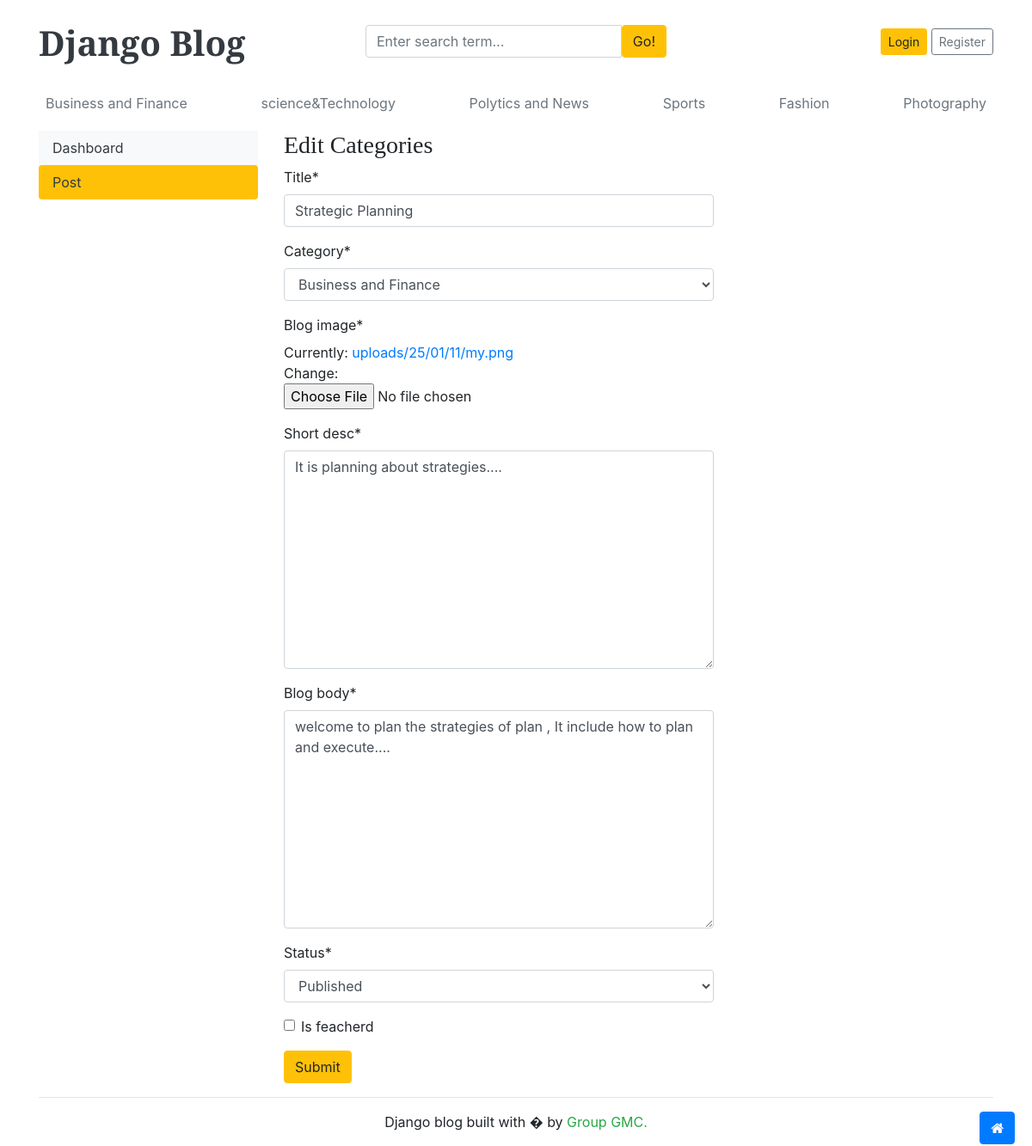
The page /dashboard/post/edit/2 on the database its author committed.
### myapp/models.py (models this page shows, shortened)
class Category(models.Model):
    category_name = models.CharField(max_length=30)
    created_at = models.DateTimeField(auto_now_add = True)
    updated_at = models.DateTimeField(auto_now = True)
    class Meta:
        verbose_name_plural = 'Categories'
    def __str__(self):
        return self.category_name

class Blog(models.Model):
    title = models.CharField(max_length=100, unique=True)
    slug = models.SlugField(unique=True, blank=True)
    category = models.ForeignKey(Category , on_delete = models.CASCADE)
    author = models.ForeignKey(User , on_delete = models.CASCADE)
    blog_image = models.ImageField(upload_to = 'uploads/%y/%m/%d')
    short_desc = models.TextField(max_length=1000)
    blog_body = models.TextField(max_length=3000)
    status = models.CharField(max_length=100, choices = STATUS_CHOICE,default = 'draft')
    is_feacherd = models.BooleanField(default=False)
    created_at = models.DateTimeField(auto_now_add = True)
    updated_at = models.DateTimeField(auto_now = True)
    class Meta:
        verbose_name_plural = 'blogs'

### dashboard/views.py (the view)
# urls.py: path('post/edit/<int:pk>',views.edit_post,name='edit_post'),
def edit_post(request,pk):
    blog = get_object_or_404(Blog,pk=pk)
    if request.method =='POST':
        form = BlogForm(request.POST, instance = blog)
        if form.is_valid():
            form.save()
            return redirect('post')
    else:
        form = BlogForm(instance=blog)
    context = {
        'form':form,
        'blog':blog
    }
    return render(request,'dashboard/edit_post.html',context)

### dashboard/forms.py
class BlogForm(forms.ModelForm):
    class Meta:
        model=Blog
        fields = ('title','category','blog_image','short_desc','blog_body','status','is_feacherd')

### myapp/context_processors.py (called while the page is built)
def get_categories(request):
    categories = Category.objects.all()
    return dict(categories=categories)

### myapp/templates/dashboard/edit_post.html (shortened to what this page needs)
{% extends '../base/base.html' %}
{% block content %}
<div class="row">
     {% include './left-sidebar.html' %}
     {% load crispy_forms_tags %}
    <div class="col-md-9">
      <h3>Edit Categories</h3>
      <form action="{% url 'edit_post' blog.id %}" method="POST" style="width: 500px;">
            {{form | crispy}}
        <button type="submit" class="btn btn-warning">Submit</button>
      </form>
    </div>
</div>
{% endblock %}

### myapp/templates/base/head.html (shortened to what this page needs)
{% load static %}
<!DOCTYPE html>
<html lang="en">
<head>
    <link href="https://getbootstrap.com/docs/4.0/dist/css/bootstrap.min.css" rel="stylesheet">
    <link href="{% static 'static/css/blog.css' %}" rel="stylesheet">
    <link rel="stylesheet" href="https://cdnjs.cloudflare.com/ajax/libs/font-awesome/4.7.0/css/font-awesome.min.css">
  </head>
<body>
<div class="container">
    <header class="blog-header py-3">
      <div class="row flex-nowrap justify-content-between align-items-center">
        <div class="col-4 pt-1">
          <a class="blog-header-logo text-dark" style="font-size: 40px;font-weight: 700;" href="/">Django Blog</a>
        </div>
        <div class="col-4">
          <form action="{% url 'search' %}" method="GET">
            <div class="input-group">
              <input class="form-control" name="keyword" type="text" placeholder="Enter search term..." aria-label="Enter search term..." aria-describedby="button-search" />
              <button type="submit" class="btn btn-warning" id="button-search" type="button">Go!</button>
            </div>
          </form>
        </div>
        <div class="col-4 d-flex justify-content-end align-items-center">
          {% if not user.is_authenticated %}
          <a class="btn btn-sm btn-warning" href="{% url 'login' %}">Login</a> &nbsp;
          <a class="btn btn-sm btn-outline-secondary" href="{% url 'register' %}">Register</a>
          {% else %}
          <span><a href="{% url 'dashboard' %}" class="btn btn-warning mr-2">Dashboard</a></span>
          <span><a href="{% url 'logout' %}" class="btn btn-dark">Logout</a></span>
          <!-- {% for u in users %}
          <span>{{ u.username }}</span>
          {% endfor %} -->
          {% endif %}
        </div>
      </div>
    </header>
    <div class="nav-scroller py-1 mb-2">
      <nav class="nav d-flex justify-content-between">
        {% for cat in categories %}
        <a class="p-2 text-muted" href="{% url 'posts_by_category' cat.id %}">{{ cat.category_name }}</a>
        {% endfor %}
      </nav>
    </div>

### myapp/static/css/blog.css (style rules this page uses)
.blog-header-logo { font-family: "Playfair Display", Georgia, "Times New Roman", serif; font-size: 2.25rem; }
h1, h2, h3, h4, h5, h6 { font-family: "Playfair Display", Georgia, "Times New Roman", serif; }

### rows shown on the page
Category: category_name "Business and Finance"
Category: category_name "science&Technology"
Category: category_name "Polytics and News"
Category: category_name "Sports"
Category: category_name "Fashion"
Category: category_name "Photography"
Blog: title "Strategic Planning", category "Business and Finance", short_desc "It is planning about strategies....", blog_body "welcome to plan the strategies of plan , It include how to plan and execute....", status "Published"
